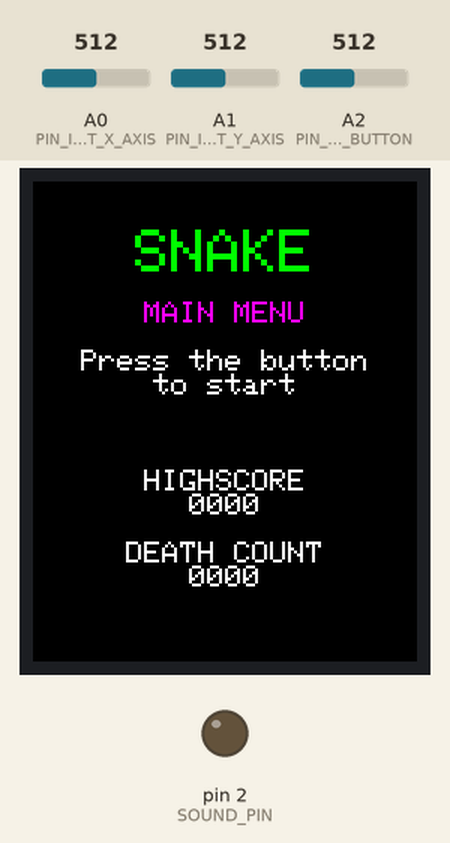
This sketch was run on a simulated Arduino Uno, built with avr-gcc and run on an emulated ATmega328P. Parts: 128×160 colour display, output pins drawn as LEDs (lit = HIGH). The test bench sets the inputs (shaded band); at power-on: A2 (PIN_INPUT_BUTTON) = 512, A1 (PIN_INPUT_Y_AXIS) = 512, A0 (PIN_INPUT_X_AXIS) = 512. Random numbers use the default seed unless the sketch sets one.

Above: at 1.3 s.
1.4 s: A2 (PIN_INPUT_BUTTON) set to 5
2.9 s: A2 (PIN_INPUT_BUTTON) set to 2
At 3.08 s:
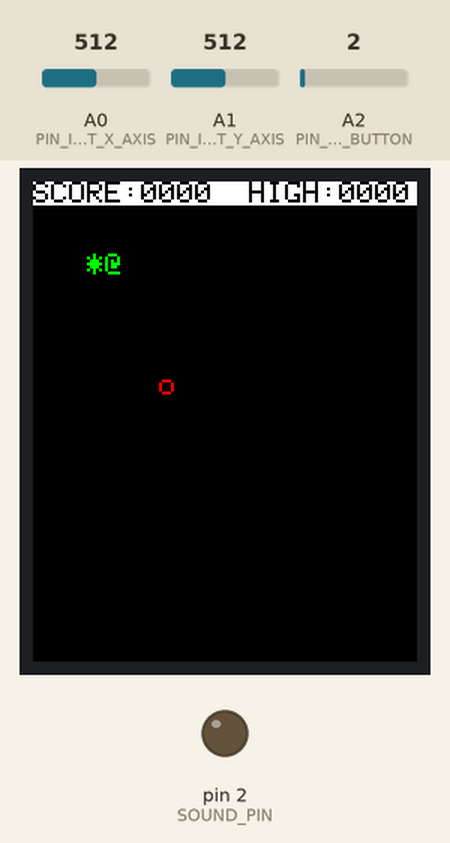
4.7 s: A1 (PIN_INPUT_Y_AXIS) set to 716
At 4.76 s:
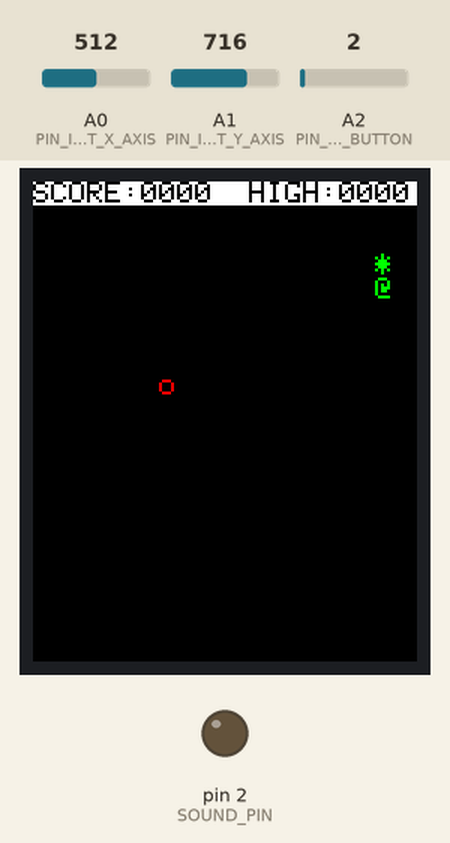
Timing chart, 0 to 7.7 s (numbered marks = the images above; inputs shaded):
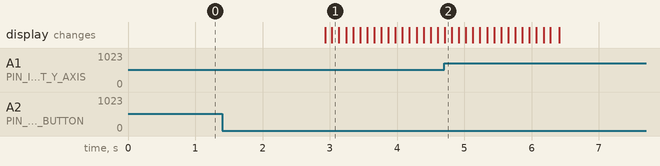

The sketch:

Snake.ino
```cpp
#include "GameManager.h"

GameManager * gameManager;

void setup() {
  gameManager = new GameManager();

  gameManager->init();
}

void loop() {
  gameManager->update();
}
```

Constants.h
```cpp
#ifndef CONSTANTS_H
#define CONSTANTS_H


// MicroSD CS    Connected to D4
// MicroSD MISO  Connected to D12

// TFT+MicroSD !SCL  Connected to D13
// TFT+MicroSD !SDA  Connected to D11
// TFT          DC   Connected to D9
// TFT          RES  Connected to D8
// TFT          CS   Connected to D10

#define SD_CS    4  // Chip select line for SD card
#define TFT_CS  10  // Chip select line for TFT display
#define TFT_DC   9  // Data/command line for TFT
#define TFT_RST  8  // Reset line for TFT

#define SOUND_PIN 2 // Used for the buzzer

#define PIN_INPUT_X_AXIS A0
#define PIN_INPUT_Y_AXIS A1
#define PIN_INPUT_BUTTON A2

//This is BGR Color values
#define BLACK           0x0000
#define BLUE            0x001F
#define RED             0xF800
#define GREEN           0x07E0
#define CYAN            0x07FF
#define MAGENTA         0xF81F
#define YELLOW          0xFFE0
#define WHITE           0xFFFF

#define TILE_SIZE_X 6 // The width in pixels for each character!
#define TILE_SIZE_Y 8 // the height in pixels for each character

// Stage boundries
#define STAGE_DIMENTION_X 21
#define STAGE_DIMENTION_Y 19

#define DEVICE_RESOLUTION_X 128
#define DEVICE_RESOLUTION_Y 160

#define STATUSBAR_PIXELS_Y 8


#endif // CONSTANTS_H
```

Direction.h
```cpp
#ifndef DIRECTION_H
#define DIRECTION_H

enum Direction{
  UP,
  DOWN,
  RESERVED, // This is used to make computations easier/faster. Because the difference between UP and DOWN, as well as LEFT and RIGHT is now 1.
  LEFT,
  RIGHT
};

#endif // DIRECTION_H
```

GameManager.cpp
```cpp
#include "GameManager.h"

GameManager::GameManager() {
  m_variables = new GameVariables;
  play_scene = &GameManager::pause_scene;
  m_pause_time = 0;
}

GameManager::~GameManager() {
  delete m_variables;
}

void GameManager::init() {
  pinMode(SOUND_PIN, OUTPUT);
  restart();

  /*
  * I tried really hard to implement SD-card reading here
  */

  m_variables->high_score = 0;
  m_variables->death_count = 0;

}

void GameManager::update() {
start:
  m_input.readInput(); // read input

  (this->*play_scene)(); // execute game logic

  if (m_game_over) {
    check_for_new_high_score();
    restart();
    ++(m_variables->death_count);
    goto start;
  }

  m_output.update(); // update the screen

  delay(game_speed); // Wait a bit before updating the next "frame"
}

void GameManager::update_direction_and_movement() {
  Coordinate newHeadPos;
  newHeadPos = m_variables->pos;
  switch (m_direction) {
    case UP:
      if (m_variables->pos.y - TILE_SIZE_Y >= STATUSBAR_PIXELS_Y) {
        newHeadPos.y -= TILE_SIZE_Y;
        move_snake(newHeadPos);
      } else {
        m_game_over = true;
      }
      break;
    case DOWN:
      if (m_variables->pos.y + TILE_SIZE_Y < DEVICE_RESOLUTION_Y) {
        newHeadPos.y += TILE_SIZE_Y;
        move_snake(newHeadPos);
      } else {
        m_game_over = true;
      }
      break;
    case RIGHT:
      if (m_variables->pos.x + TILE_SIZE_X < DEVICE_RESOLUTION_X - TILE_SIZE_X) {
        newHeadPos.x += TILE_SIZE_X;
        move_snake(newHeadPos);
      } else {
        m_game_over = true;
      }
      break;
    case LEFT:
      if (m_variables->pos.x - TILE_SIZE_X >= 0) {
        newHeadPos.x -= TILE_SIZE_X;
        move_snake(newHeadPos);
      } else {
        m_game_over = true;
      }
      break;
  }
}

void GameManager::move_snake(Coordinate newHeadPos) {

  m_variables->tail.enqueue(m_variables->pos);

  check_if_snake_is_eating_himself(newHeadPos);
  check_if_snake_is_eating_apple(newHeadPos);

  m_variables->pos = newHeadPos;
}

void GameManager::restart() {

  m_variables->tail.reset();
  m_variables->pos.x = TILE_SIZE_X * (starting_tail_length + 1);
  m_variables->pos.y = (TILE_SIZE_Y * 2) + STATUSBAR_PIXELS_Y;

  for (int i = 0; i < starting_tail_length; ++i) {
    m_variables->tail.enqueue({m_variables->pos.x - TILE_SIZE_X * (i + 1), m_variables->pos.y});
  }

  m_variables->score = 0;
  m_variables->paused = false;

  m_direction = RIGHT;

  m_game_over = false;

  play_scene = &GameManager::pause_scene;

  m_output.init(m_variables);

  spawn_apple();
}

void GameManager::spawn_apple() {
spawnApple:
  int temp_x = random(STAGE_DIMENTION_X) * TILE_SIZE_X;
  int temp_y = random(STAGE_DIMENTION_Y) * TILE_SIZE_Y + STATUSBAR_PIXELS_Y;

  for (int i = 0; i < m_variables->tail.size(); ++i) {
    Coordinate snakeBodyPos = m_variables->tail.get(i);
    if (snakeBodyPos.x == temp_x && snakeBodyPos.y == temp_y) {
      goto spawnApple;
    }
  }
  m_variables->apple_position = {temp_x, temp_y};
}

void GameManager::check_if_snake_is_eating_himself(Coordinate newHeadPos) {
  for (int i = 0; i < m_variables->tail.size(); i++) {
    Coordinate tailCoord = m_variables->tail.get(i);
    if (newHeadPos.x == tailCoord.x && newHeadPos.y == tailCoord.y) {
      m_game_over = true;
    }
  }
}

void GameManager::check_if_snake_is_eating_apple(Coordinate newHeadPos) {
  Coordinate apple_pos = m_variables->apple_position;
  if (newHeadPos.x == apple_pos.x && newHeadPos.y == apple_pos.y) {

    // Increase the body length and spawn a new apple

    m_variables->tail.enqueue(m_variables->pos);
    ++(m_variables->score);

    tone(SOUND_PIN, 262, 4);
    tone(SOUND_PIN, 180, 8);
    tone(SOUND_PIN, 262, 4);

    spawn_apple();
  }
}

void GameManager::check_for_new_high_score() {
  if (m_variables->score > m_variables->high_score) {
    m_variables->high_score = m_variables->score; // Change later to make it read from SD card!
  }
}


void GameManager::snake_scene() {
  if (m_input.buttonPressed() && millis() - m_pause_time > pause_cooldown_millis) {
    play_scene = &GameManager::pause_scene;
    m_variables->paused = true;
  }

  Direction possible_new_direction = m_input.movementDirection(m_direction);

  if (abs(m_direction - possible_new_direction) != 1) {
    m_direction = possible_new_direction;
  }

  update_direction_and_movement();
}

void GameManager::pause_scene() {
  if (m_input.buttonPressed()) {
    m_pause_time = millis();
    m_output.setGameScreen();
    play_scene = &GameManager::snake_scene;
    m_variables->paused = false;
  }
}
```

GameManager.h
```cpp
#ifndef GAMEMANAGER_H
#define GAMEMANAGER_H

#include "InputManager.h"
#include "OutputManager.h"
#include "Direction.h"
#include "Constants.h"

const int starting_tail_length = 2; // the length of the tail from the start, notice that it looks like the tail is one less than the actual number
const int pause_cooldown_millis = 2000; // prevents the player from pausing withing the last 2 seconds since the player unpaused.
const int game_speed = 100; // higher_value = slower game, lower_value = faster fame

class GameManager{

    public:

    /*
    * Constructor
    */
    GameManager();

    /*
    * Destructor
    */
    ~GameManager();

    /*
    * Will initialize everything! Should be called in the setup function
    */
    void init();

    /*
    * an update in our game-loop, should be called in the loop function
    */
    void update();

    private:

    InputManager m_input;
    OutputManager m_output;

    bool m_game_over;

    Direction m_direction;

    GameVariables * m_variables;

    int m_pause_time;

    void move_snake(Coordinate newHeadPos);

    void update_direction_and_movement();

    void restart();

    void spawn_apple();

    void check_if_snake_is_eating_himself(Coordinate newHeadPos);

    void check_if_snake_is_eating_apple(Coordinate newHeadPos);

    void check_for_new_high_score();

    void (GameManager::*play_scene)();

    void snake_scene();

    void pause_scene();

};

#endif // GAMEMANAGER_H
```

GameVariables.h
```cpp
#ifndef GAMEVARIABLES_H
#define GAMEVARIABLES_H

struct Coordinate {
    int x;
    int y;
};

struct GameVariables{
    Coordinate pos;
    QueueList<Coordinate> tail;
    int score;
    Coordinate apple_position;
    int high_score;
    int death_count;
    bool paused;
};

#endif // GAMEVARIABLES_H
```

InputManager.cpp
```cpp
#include "InputManager.h"

InputManager::InputManager() : m_buttonBufferSize(5) {

}

InputManager::~InputManager() {

}

void InputManager::readInput() {
  int readingsX = analogRead(PIN_INPUT_X_AXIS);
  int readingsY = analogRead(PIN_INPUT_Y_AXIS);
  int readingsButton = analogRead(PIN_INPUT_BUTTON);

  m_currentXvalue = map(readingsX, 0, 1023, 0, joystickMappingValue);
  m_currentYvalue = map(readingsY, 0, 1023, 0, joystickMappingValue);

  for (int i = 1; i < m_buttonBufferSize; i++) {
    m_buttonValues[i] = m_buttonValues[i - 1];
  }

  if (readingsButton <= buttonValueThreshold) {
    m_buttonValues[0] = true;
  } else {
    m_buttonValues[0] = false;
  }

}

Direction InputManager::movementDirection(Direction currentDirection) {

  // Horizontal will have priority over Vertical input
  int horizontal = 128 - m_currentXvalue;
  int vertical = 130 - m_currentYvalue;

  if (abs(horizontal) >= abs(vertical)) {
    if (abs(horizontal) > joystickValueThreshold) {
      return (horizontal >= 0 ? LEFT : RIGHT);
    }
  } else {
    if (abs(vertical) > joystickValueThreshold) {
      return (vertical >= 0 ? UP : DOWN);
    }
  }
  return currentDirection;
}

bool InputManager::buttonPressed() {
  bool found_true = false;
  for (int i = 0; i < m_buttonBufferSize; i++) {
    if (m_buttonValues[i]) {
      found_true = true;
    }  else if (found_true) {
      return true;
    }
  }
  return false;
}
```

InputManager.h
```cpp
#ifndef INPUTMANAGER_H
#define INPUTMANAGER_H

#include "Direction.h"
#include <Arduino.h>
#include "Constants.h"

const int buttonValueThreshold = 3; // The threshold for what is considered a button press, if you are having trouble with the joystick button, try to tweek this value
const int joystickValueThreshold = 20; // The threshold for that is considered a joystick tilt.
const int joystickMappingValue = 255;

class InputManager{
  public:

  /*
  * Constructor
  */
  InputManager();

  /*
  * Destructor
  */
  ~InputManager();

  /*
  * Reads the analog input from the Playstation Joystick.
  * Which is connected to A0, A1, and A2.
  */
  void readInput();

  /*
  * Calculates the new direction that the snake should be moving in.
  * @param the direction that the snake is currently moving in
  * @return the new direction that the snake will be moving in
  */
  Direction movementDirection(Direction currentDirection);

  /*
  * This function is used to determine if the joystick button has been pressed.
  * @return true if button has been pressed within the last few iterations
  */
  bool buttonPressed();

  private:

  int m_currentXvalue;
  int m_currentYvalue;
  bool m_buttonValues[5];
  int m_buttonBufferSize;

  int m_x_pin;
  int m_y_pin;
  int m_btn_pin;

};

#endif // INPUTMANAGER_H
```

OutputManager.cpp
```cpp
#include "OutputManager.h"

OutputManager::OutputManager() : m_tft(TFT_CS, TFT_DC, TFT_RST) {
  m_tft.initR(INITR_BLACKTAB); // initialize a ST7735R chip, red tab
}

OutputManager::~OutputManager() {

}

void OutputManager::init(GameVariables * variables) {
  m_tft.fillScreen(ST7735_BLACK);
  m_tft.setTextColor(WHITE);
  m_variables = variables;

  setMenuScreen();
}

void OutputManager::update() {
  (this->*render)();
}


void OutputManager::menu_screen() {
  m_tft.setTextColor(GREEN);
  m_tft.setTextSize(2);
  m_tft.setCursor((DEVICE_RESOLUTION_X - TILE_SIZE_X*5*2) / 2, TILE_SIZE_Y * 2);
  m_tft.print("SNAKE");
  m_tft.setTextSize(1);

  m_tft.setTextColor(MAGENTA);
  m_tft.setCursor((DEVICE_RESOLUTION_X - TILE_SIZE_X*9) / 2, TILE_SIZE_Y * 5);
  m_tft.print("MAIN MENU");

  m_tft.setTextColor(WHITE);
  m_tft.setCursor((DEVICE_RESOLUTION_X - TILE_SIZE_X*16) / 2, TILE_SIZE_Y * 7);
  m_tft.print("Press the button");
  m_tft.setCursor((DEVICE_RESOLUTION_X - TILE_SIZE_X * 8) / 2, TILE_SIZE_Y * 8);
  m_tft.print("to start");
  m_tft.setCursor((DEVICE_RESOLUTION_X - TILE_SIZE_X * 9) / 2, TILE_SIZE_Y * 12);
  m_tft.print("HIGHSCORE");
  char hs_buffer[5];
  sprintf(hs_buffer, "%04d", m_variables->high_score);
  m_tft.setCursor((DEVICE_RESOLUTION_X - TILE_SIZE_X * 4) / 2, TILE_SIZE_Y * 13);
  m_tft.print(hs_buffer);
  m_tft.setCursor((DEVICE_RESOLUTION_X - TILE_SIZE_X * 11) / 2, TILE_SIZE_Y * 15);
  m_tft.print("DEATH COUNT");
  m_tft.setCursor((DEVICE_RESOLUTION_X - TILE_SIZE_X * 4) / 2, TILE_SIZE_Y * 16);
  char dc_buffer[5];
  sprintf(dc_buffer, "%04d", m_variables->death_count);
  m_tft.print(dc_buffer);
}

void OutputManager::game_screen() {
  remove_tail_trace();
  m_tft.drawChar(m_variables->apple_position.x, m_variables->apple_position.y, Apple, RED, BLACK, 1);
  m_tft.drawChar(m_variables->pos.x, m_variables->pos.y, SnakeHead, GREEN, BLACK, 1);
  for (int i = 0; i < m_variables->tail.size(); i++) {
    m_tft.drawChar(m_variables->tail.get(i).x, m_variables->tail.get(i).y, SnakeBody, GREEN, BLACK, 1);
  }
  paused_or_playing_status();
}

void OutputManager::remove_tail_trace() {
  if (!m_variables->paused) {
    Coordinate tip_of_tail = (m_variables->tail.size() == 0 ? m_variables->pos : m_variables->tail.dequeue());
    m_tft.drawChar(tip_of_tail.x, tip_of_tail.y, ' ', GREEN, BLACK, 1);
  }
}

void OutputManager::setGameScreen() {
  m_tft.fillScreen(ST7735_BLACK);
  m_tft.fillRect(0, 0, DEVICE_RESOLUTION_X, STATUSBAR_PIXELS_Y, WHITE);
  m_tft.setTextColor(BLACK);

  m_tft.setCursor(0, 0);
  m_tft.print("SCORE:"); // This string has length 6

  m_tft.setCursor(12 * TILE_SIZE_X, 0);

  m_tft.print("HIGH:");

  char buffer[5];
  sprintf(buffer, "%04d", m_variables->high_score);
  m_tft.setCursor(17 * TILE_SIZE_X, 0);
  m_tft.print(buffer);

  render = &OutputManager::game_screen;
}

void OutputManager::setMenuScreen() {
  render = &OutputManager::menu_screen;
}

void OutputManager::paused_or_playing_status() {
  if (m_variables->paused) {
    draw_paused();
  } else {
    draw_score();
  }
}

void OutputManager::draw_score() {
  char buffer[11];
  sprintf(buffer, "SCORE:%04d", m_variables->score);
  for (int i = 0; i < sizeof(buffer); ++i) {
    m_tft.drawChar(i * TILE_SIZE_X, 0, buffer[i], BLACK, WHITE, 1);
  }
}

void OutputManager::draw_paused() {
  char buffer[7];
  sprintf(buffer, "PAUSED");
  for (int i = 0; i < sizeof(buffer); ++i) {
    m_tft.drawChar(i * TILE_SIZE_X, 0, buffer[i], BLACK, WHITE, 1);
  }
}
```

OutputManager.h
```cpp
#ifndef OUTPUTMANAGER_H
#define OUTPUTMANAGER_H

#include <Adafruit_GFX.h>    // Core graphics library
#include <Adafruit_ST7735.h> // Hardware-specific library
#include <SPI.h>
#include "Constants.h"
#include "Direction.h"
#include "QueueList.h"
#include "GameVariables.h"

const char SnakeHead = '@';
const char SnakeBody = '*';
const char Apple = 'o';

class OutputManager{

    public:

   /*
   *  Constructor
   */
    OutputManager();

    /*
    * Destructor
    */
    ~OutputManager();

    /*
    * This function must be called before the program attempts to render the game. It initialises some core variables.
    */
    void init(GameVariables * variables);

    /*
    * This function updates the screen, and should be called in every iteration of the game loop.
    */
    void update();

    /*
    * This function makes the update() function render the gameplay screen.
    */
    void setGameScreen();

    /*
    * This function make the update() function render the menu screen.
    */
    void setMenuScreen();


    private:

    Adafruit_ST7735 m_tft;

    GameVariables * m_variables;

    void (OutputManager::*render)();

    void menu_screen();

    void game_screen();

    void remove_tail_trace();

    void draw_score();

    void draw_paused();

    void paused_or_playing_status();
};

#endif //OUTPUTMANAGER_H
```

Source omitted: QueueList.h (2983 bytes)

Measured:
- the behaviour switches between 4 and 3 on A2 (PIN_INPUT_BUTTON) (found by bisection; images 0 and 1)
- after the input at 1.4 s, every drawn part: stays the same
- after the input at 2.9 s, the display: first changes at once (image 1 shows a later state)
